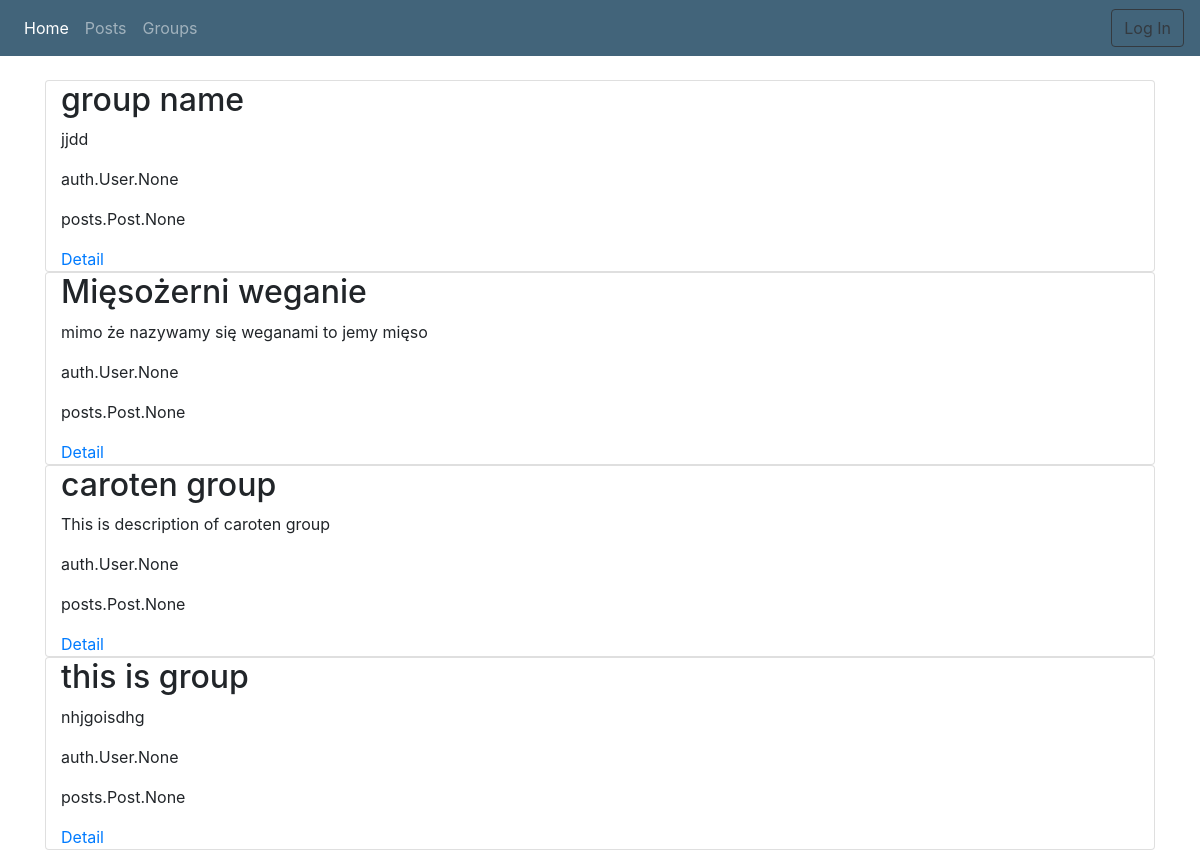
The app's page /groups/list/, older data.
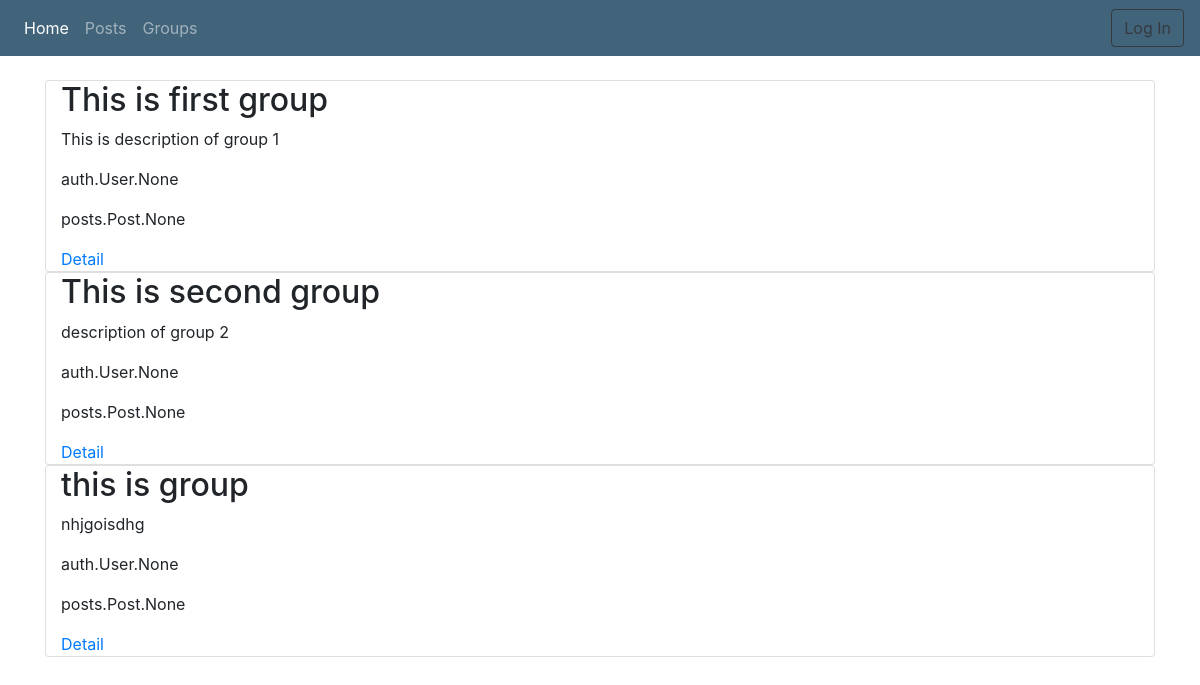
The same page, newer data.
### groups/models.py (models this page shows, shortened)
class Group(models.Model):
    admin_of_group = models.ForeignKey(User, on_delete=models.CASCADE)
    name_of_group = models.CharField(unique=True, max_length=256)
    description_of_group = models.TextField(blank=True, default="This Group has not their destription yet")
    members = models.ManyToManyField(User, related_name='members', related_query_name='member', blank=True)
    posts_in_group = models.ManyToManyField(Post, blank=True)

### groups/views.py (the view)
# urls.py: path('list/', views.GroupListView.as_view(), name='list'),
class GroupListView(ListView):
    model = Group

### groups/templates/groups/group_list.html
{% extends 'base.html' %}
{% block conntent %}
{% for group in object_list %}
    <div class="container card">
        <h2>{{ group.name_of_group }}</h2>
        <p>{{ group.description_of_group }}</p>
        <p>{{ group.members }}</p>
        <p>{{ group.posts_in_group }}</p>
        <a href="{% url 'groups:detail' group.pk %}">Detail</a>
    </div>
{% endfor%}
{% endblock %}

Row changes from the older to the newer data that the page shows:
removed Group: name_of_group "caroten group", description_of_group "This is description of caroten group", members "auth.User.None", posts_in_group "posts.Post.None"
changed Group: name_of_group "group name" → "This is first group"; description_of_group "jjdd" → "This is description of group 1"
changed Group: name_of_group "Mięsożerni weganie" → "This is second group"; description_of_group "mimo że nazywamy się weganami to jemy mięso" → "description of group 2"
